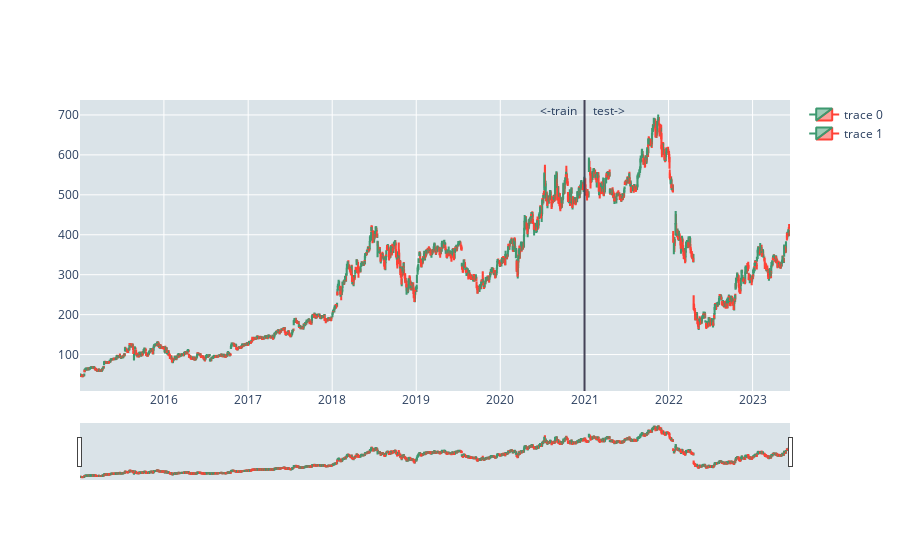

Notebook code for this chart:
### Code cell
plot_train_test(train, test, split)

### Figure 1 — Plotly figure (JSON) as saved in the notebook; plotly's stock layout.template omitted (floating-point values rounded to 4 significant figures; data arrays with more than 128 entries replaced by an {"elided": "..."} marker saying what was removed)
{"data": [{"close": {"elided": "1511 float values"}, "high": {"elided": "1511 float values"}, "low": {"elided": "1511 float values"}, "open": {"elided": "1511 float values"}, "type": "candlestick", "x": {"elided": "1511 str values"}}, {"close": {"elided": "614 float values"}, "high": {"elided": "614 float values"}, "low": {"elided": "614 float values"}, "open": {"elided": "614 float values"}, "type": "candlestick", "x": {"elided": "614 str values"}}], "layout": {"annotations": [{"showarrow": false, "text": "  test->", "x": "2021-01-01", "xanchor": "left", "xref": "x", "y": 1, "yref": "paper"}, {"showarrow": false, "text": "<-train  ", "x": "2021-01-01", "xanchor": "right", "xref": "x", "y": 1, "yref": "paper"}], "plot_bgcolor": "#dae3e8", "shapes": [{"line": {"color": "#444357"}, "x0": "2021-01-01", "x1": "2021-01-01", "xref": "x", "y0": 0, "y1": 1, "yref": "paper"}]}}
